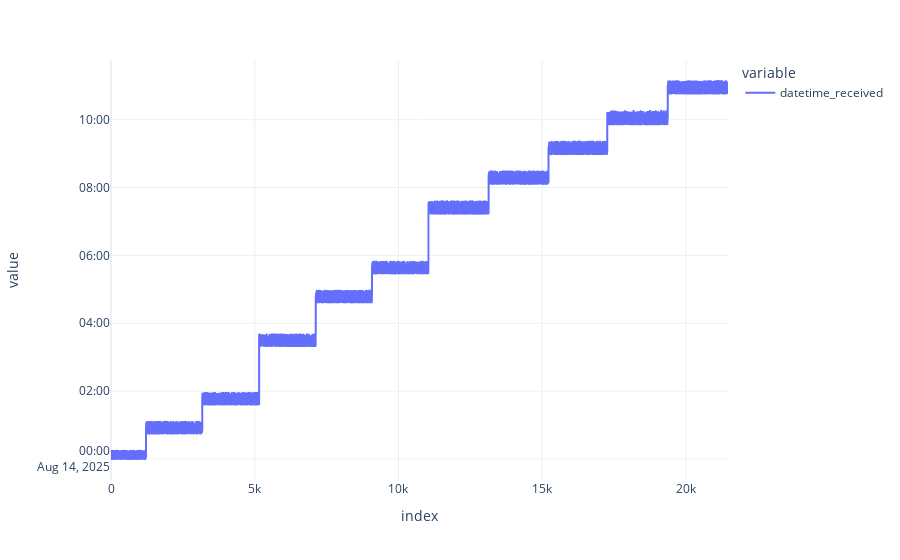

Source (notebook cell):
### Code cell
df["hour"] = df["datetime_received"].dt.hour
px.line(df["datetime_received"])

### Figure 1 — Plotly figure (JSON) as saved in the notebook; plotly's stock layout.template omitted (floating-point values rounded to 4 significant figures; data arrays with more than 128 entries replaced by an {"elided": "..."} marker saying what was removed)
{"data": [{"hovertemplate": "variable=datetime_received<br>index=%{x}<br>value=%{y}<extra></extra>", "legendgroup": "datetime_received", "line": {"color": "#636efa", "dash": "solid"}, "marker": {"symbol": "circle"}, "mode": "lines", "name": "datetime_received", "showlegend": true, "type": "scattergl", "x": {"elided": "21463 int values"}, "xaxis": "x", "y": {"elided": "21463 str values"}, "yaxis": "y"}], "layout": {"legend": {"title": {"text": "variable"}, "tracegroupgap": 0}, "margin": {"t": 60}, "xaxis": {"anchor": "y", "domain": [0, 1], "title": {"text": "index"}}, "yaxis": {"anchor": "x", "domain": [0, 1], "title": {"text": "value"}}}}
